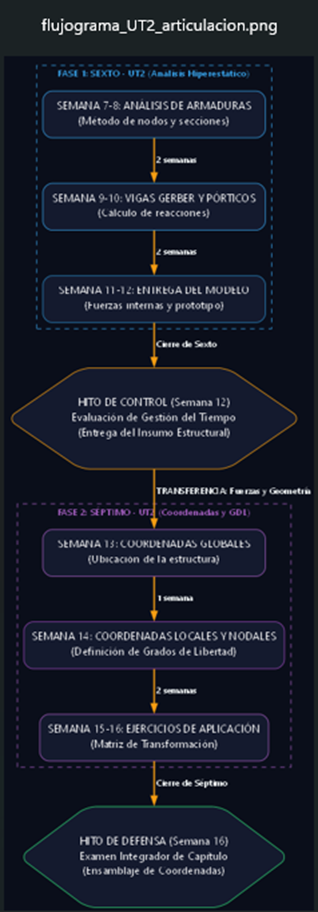

Write Python code to recreate this figure.
# -*- coding: utf-8 -*-
"""
FLUJOGRAMA VERTICAL A4 - ARTICULACIÓN UT2 (HIPERESTÁTICOS -> COORDENADAS)
Proyecto: ECT-UNESUM-2026 (Sexto y Séptimo) - Estilo Oscuro
Secuencia: UT2 Sexto -> Insumo -> UT2 Séptimo
"""

import os
import graphviz

# Ruta de Graphviz
ruta_graphviz = r'C:\Program Files\Graphviz\bin'
if not os.path.exists(ruta_graphviz):
    ruta_graphviz = r'C:\Users\geryl\AppData\Local\Programs\Graphviz\bin'
os.environ["PATH"] += os.pathsep + ruta_graphviz

def generar_flujograma_a4_ut2():
    dot = graphviz.Digraph(comment='Flujo A4 UT2', format='png')
    # Configuración A4 vertical con fondo oscuro
    dot.attr(rankdir='TB', size='7.5,10', nodesep='0.4', ranksep='0.6', bgcolor='#0a0e1a') 
    
    # Estilos generales
    dot.attr('node', shape='box', style='filled, rounded', fontname='Segoe UI', fontcolor='white', margin='0.15', fillcolor='#141a2e')
    dot.attr('edge', color='#f39c12', penwidth='2', fontname='Segoe UI bold', fontsize='11', fontcolor='#ecf0f1')

    # --- BLOQUE SEXTO (UT2) ---
    with dot.subgraph(name='cluster_sexto') as c:
        c.attr(label='FASE 1: SEXTO - UT2 (Análisis Hiperestático)', color='#3498db', fontcolor='#3498db', style='dashed', fontname='Segoe UI bold', fontsize='12')
        c.node('S1', 'SEMANA 7-8: ANÁLISIS DE ARMADURAS\n(Método de nodos y secciones)', color='#3498db', width='4')
        c.node('S2', 'SEMANA 9-10: VIGAS GERBER Y PÓRTICOS\n(Cálculo de reacciones)', color='#3498db', width='4')
        c.node('S3', 'SEMANA 11-12: ENTREGA DEL MODELO\n(Fuerzas internas y prototipo)', color='#2980b9', width='4')

    # --- HITO DE CONTROL ---
    dot.node('T1', 'HITO DE CONTROL (Semana 12)\nEvaluación de Gestión del Tiempo\n(Entrega del Insumo Estructural)', 
             color='#f39c12', shape='hexagon', fontcolor='white', width='4')

    # --- BLOQUE SÉPTIMO (UT2) ---
    with dot.subgraph(name='cluster_septimo') as c:
        c.attr(label='FASE 2: SÉPTIMO - UT2 (Coordenadas y GDL)', color='#9b59b6', fontcolor='#9b59b6', style='dashed', fontname='Segoe UI bold', fontsize='12')
        c.node('P1', 'SEMANA 13: COORDENADAS GLOBALES\n(Ubicación de la estructura)', color='#9b59b6', width='4')
        c.node('P2', 'SEMANA 14: COORDENADAS LOCALES Y NODALES\n(Definición de Grados de Libertad)', color='#8e44ad', width='4')
        c.node('P3', 'SEMANA 15-16: EJERCICIOS DE APLICACIÓN\n(Matriz de Transformación)', color='#9b59b6', width='4')

    # --- HITO DE CONTROL FINAL ---
    dot.node('T2', 'HITO DE DEFENSA (Semana 16)\nExamen Integrador de Capítulo\n(Ensamblaje de Coordenadas)', 
             color='#2ecc71', shape='hexagon', fontcolor='white', width='4')

    # --- CONEXIONES (La secuencia estricta) ---
    dot.edge('S1', 'S2', label=' 2 semanas')
    dot.edge('S2', 'S3', label=' 2 semanas')
    dot.edge('S3', 'T1', label=' Cierre de Sexto')
    
    # El insumo pasa a Séptimo
    dot.edge('T1', 'P1', label=' TRANSFERENCIA: Fuerzas y Geometría')
    
    dot.edge('P1', 'P2', label=' 1 semana')
    dot.edge('P2', 'P3', label=' 2 semanas')
    dot.edge('P3', 'T2', label=' Cierre de Séptimo')

    # Generar imagen
    nombre_archivo = 'flujograma_UT2_articulacion'
    dot.render(nombre_archivo, view=True, cleanup=True)
    print(f"✅ Flujograma UT2 generado con secuencia estricta: {nombre_archivo}.png")

if __name__ == "__main__":
    generar_flujograma_a4_ut2()
